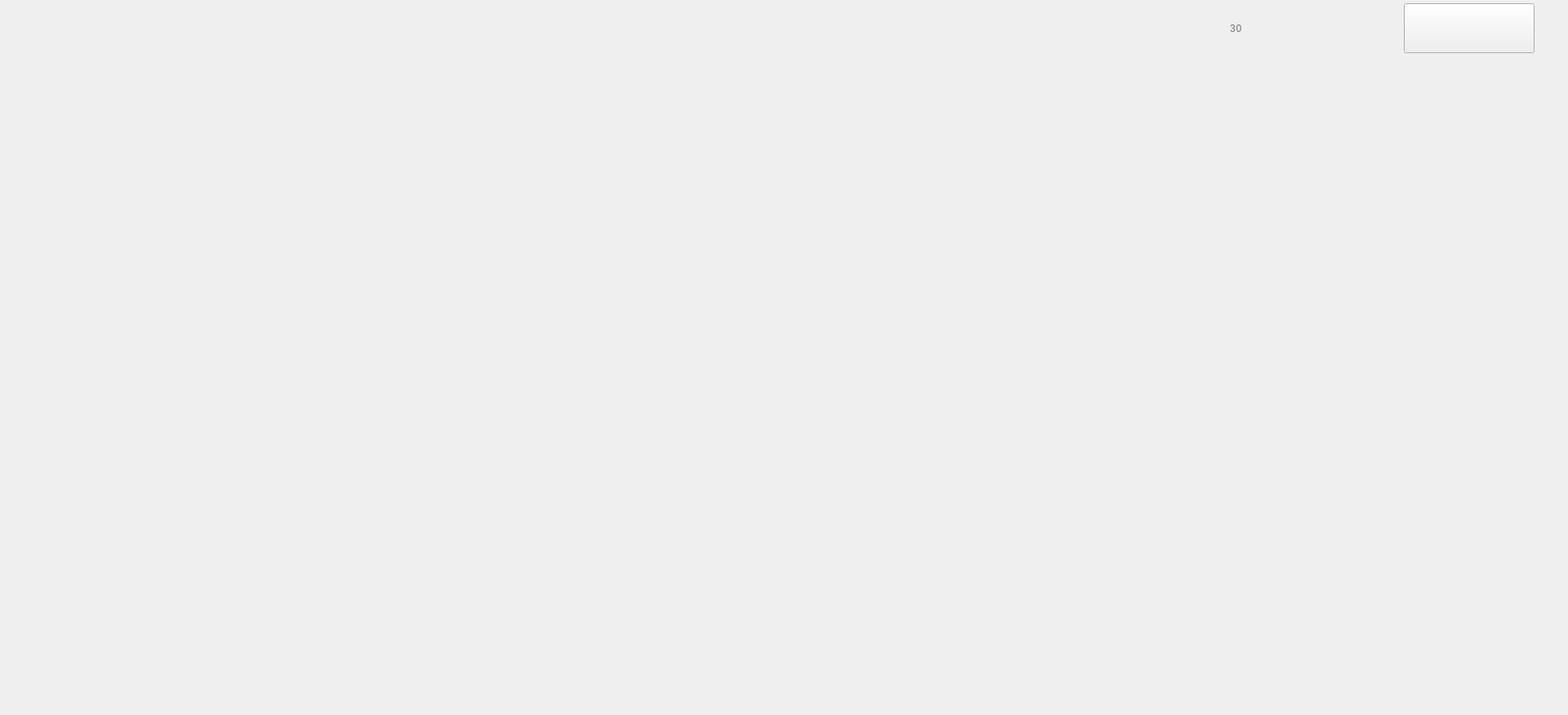
<?xml version="1.0" encoding="UTF-8"?>
<ui version="4.0">
 <class>UpdateCard</class>
 <widget class="QWidget" name="UpdateCard">
  <property name="geometry">
   <rect>
    <x>0</x>
    <y>0</y>
    <width>1920</width>
    <height>875</height>
   </rect>
  </property>
  <property name="minimumSize">
   <size>
    <width>1920</width>
    <height>875</height>
   </size>
  </property>
  <property name="windowTitle">
   <string>Form</string>
  </property>
  <layout class="QHBoxLayout" name="horizontalLayout_2">
   <property name="spacing">
    <number>0</number>
   </property>
   <property name="topMargin">
    <number>0</number>
   </property>
   <property name="bottomMargin">
    <number>0</number>
   </property>
   <item>
    <spacer name="horizontalSpacer_2">
     <property name="orientation">
      <enum>Qt::Horizontal</enum>
     </property>
     <property name="sizeType">
      <enum>QSizePolicy::Fixed</enum>
     </property>
     <property name="sizeHint" stdset="0">
      <size>
       <width>20</width>
       <height>20</height>
      </size>
     </property>
    </spacer>
   </item>
   <item>
    <layout class="QVBoxLayout" name="verticalLayout_2" stretch="0,1,0">
     <property name="spacing">
      <number>0</number>
     </property>
     <item>
      <spacer name="verticalSpacer_3">
       <property name="orientation">
        <enum>Qt::Vertical</enum>
       </property>
       <property name="sizeType">
        <enum>QSizePolicy::Fixed</enum>
       </property>
       <property name="sizeHint" stdset="0">
        <size>
         <width>20</width>
         <height>48</height>
        </size>
       </property>
      </spacer>
     </item>
     <item>
      <widget class="QStackedWidget" name="stackedWidget">
       <property name="minimumSize">
        <size>
         <width>1276</width>
         <height>824</height>
        </size>
       </property>
       <property name="maximumSize">
        <size>
         <width>65535</width>
         <height>824</height>
        </size>
       </property>
       <property name="styleSheet">
        <string notr="true">#stackedWidget{border-image: url(:/Image/Bkgrnd.png);}</string>
       </property>
      </widget>
     </item>
     <item>
      <spacer name="verticalSpacer_4">
       <property name="orientation">
        <enum>Qt::Vertical</enum>
       </property>
       <property name="sizeType">
        <enum>QSizePolicy::Fixed</enum>
       </property>
       <property name="sizeHint" stdset="0">
        <size>
         <width>20</width>
         <height>6</height>
        </size>
       </property>
      </spacer>
     </item>
    </layout>
   </item>
   <item>
    <spacer name="horizontalSpacer_3">
     <property name="orientation">
      <enum>Qt::Horizontal</enum>
     </property>
     <property name="sizeType">
      <enum>QSizePolicy::Fixed</enum>
     </property>
     <property name="sizeHint" stdset="0">
      <size>
       <width>20</width>
       <height>20</height>
      </size>
     </property>
    </spacer>
   </item>
   <item>
    <layout class="QVBoxLayout" name="verticalLayout" stretch="0,0,1,0">
     <property name="spacing">
      <number>0</number>
     </property>
     <item>
      <layout class="QHBoxLayout" name="horizontalLayout">
       <property name="spacing">
        <number>0</number>
       </property>
       <property name="sizeConstraint">
        <enum>QLayout::SetFixedSize</enum>
       </property>
       <item>
        <widget class="QLabel" name="label_Waitcursor">
         <property name="minimumSize">
          <size>
           <width>63</width>
           <height>61</height>
          </size>
         </property>
         <property name="maximumSize">
          <size>
           <width>63</width>
           <height>61</height>
          </size>
         </property>
         <property name="styleSheet">
          <string notr="true">border-image: url(:/Image/Countdown.png);
font: 57 42pt &quot;思源黑体 CN Medium&quot;;
</string>
         </property>
         <property name="text">
          <string/>
         </property>
        </widget>
       </item>
       <item>
        <widget class="QLabel" name="label_CountDown">
         <property name="minimumSize">
          <size>
           <width>64</width>
           <height>70</height>
          </size>
         </property>
         <property name="styleSheet">
          <string notr="true">font-weight: normal;
line-height: 49px;
letter-spacing: 1px;
color: #707070;
font:42px &quot;思源黑体 CN Medium&quot;;</string>
         </property>
         <property name="text">
          <string>30</string>
         </property>
        </widget>
       </item>
       <item>
        <widget class="QPushButton" name="pushButton_MainPage">
         <property name="minimumSize">
          <size>
           <width>160</width>
           <height>61</height>
          </size>
         </property>
         <property name="maximumSize">
          <size>
           <width>128</width>
           <height>61</height>
          </size>
         </property>
         <property name="styleSheet">
          <string notr="true">image: url(:/Image/Homepage.png);
image-position: left;
padding-left: 2px;
text-align: right;
padding-right: 2px;
font-size: 12px;
font: 28pt &quot;Microsoft YaHei UI&quot;;
color: rgb(0, 0, 0);</string>
         </property>
         <property name="text">
          <string/>
         </property>
        </widget>
       </item>
      </layout>
     </item>
     <item>
      <spacer name="verticalSpacer_2">
       <property name="orientation">
        <enum>Qt::Vertical</enum>
       </property>
       <property name="sizeHint" stdset="0">
        <size>
         <width>20</width>
         <height>18</height>
        </size>
       </property>
      </spacer>
     </item>
     <item>
      <widget class="QLabel" name="label_step">
       <property name="minimumSize">
        <size>
         <width>436</width>
         <height>760</height>
        </size>
       </property>
       <property name="maximumSize">
        <size>
         <width>436</width>
         <height>760</height>
        </size>
       </property>
       <property name="styleSheet">
        <string notr="true">border-image: url(:/Image/updatecard1.png);</string>
       </property>
       <property name="text">
        <string/>
       </property>
      </widget>
     </item>
     <item>
      <spacer name="verticalSpacer">
       <property name="orientation">
        <enum>Qt::Vertical</enum>
       </property>
       <property name="sizeType">
        <enum>QSizePolicy::Fixed</enum>
       </property>
       <property name="sizeHint" stdset="0">
        <size>
         <width>20</width>
         <height>40</height>
        </size>
       </property>
      </spacer>
     </item>
    </layout>
   </item>
   <item>
    <spacer name="horizontalSpacer">
     <property name="orientation">
      <enum>Qt::Horizontal</enum>
     </property>
     <property name="sizeType">
      <enum>QSizePolicy::Fixed</enum>
     </property>
     <property name="sizeHint" stdset="0">
      <size>
       <width>30</width>
       <height>20</height>
      </size>
     </property>
    </spacer>
   </item>
  </layout>
 </widget>
 <resources/>
 <connections/>
</ui>
